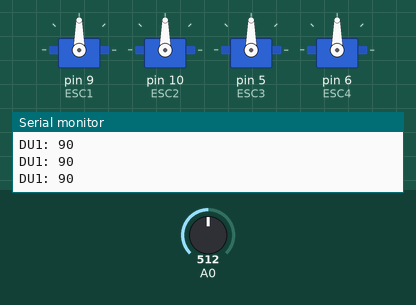
Simulated run of this sketch. Board: Arduino Uno, built with avr-gcc and run on an emulated ATmega328P. Shown: 4 × servo, the last lines printed to the serial monitor. The inputs (shaded band) are chosen by the test bench; at power-on: A0 = 512.

Above: at 1.2 s.
1.3 s: A0 set to 60
At 2.5 s:
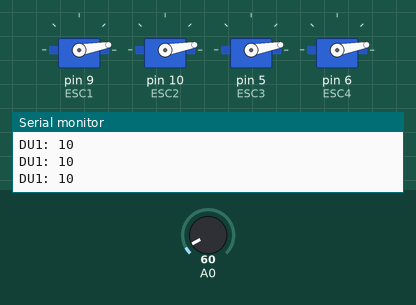
2.8 s: A0 set to 50
At 4.0 s:
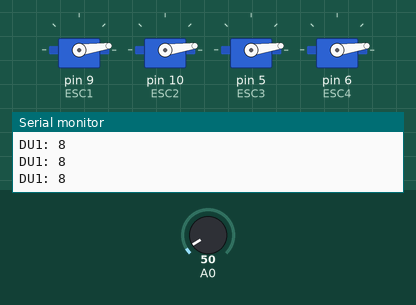
4.3 s: A0 set to 122
At 5.1 s:
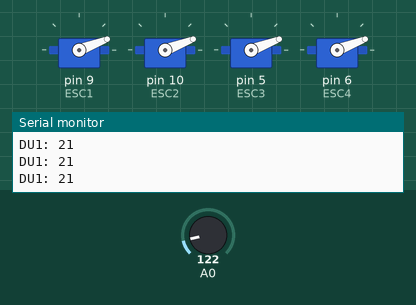
5.8 s: A0 set to 306
At 6.1 s:
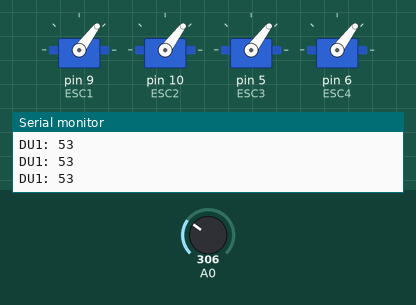
7.3 s: A0 set to 558
At 8.7 s:
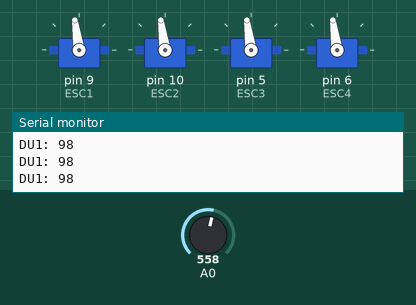
10.3 s: A0 set to 581
At 10.9 s:
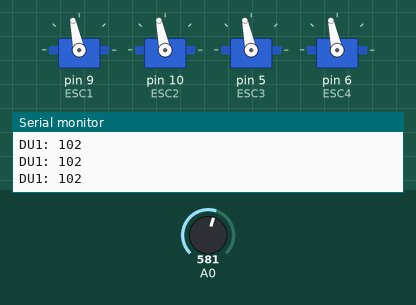
Timing chart, 0 to 12.8 s (numbered marks = the images above; inputs shaded):
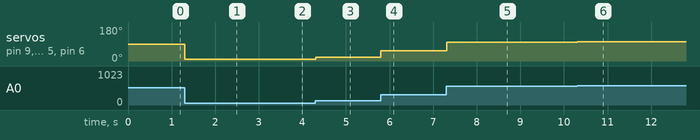

Measured:
- after the input at 1.3 s, servo on pin 9 (ESC1), servo on pin 10 (ESC2), servo on pin 5 (ESC3), servo on pin 6 (ESC4): 90° → 10° at once
- after the input at 2.8 s, servo on pin 9 (ESC1), servo on pin 10 (ESC2), servo on pin 5 (ESC3), servo on pin 6 (ESC4): 10° → 8° at once
- after the input at 4.3 s, servo on pin 9 (ESC1), servo on pin 10 (ESC2), servo on pin 5 (ESC3), servo on pin 6 (ESC4): 8° → 21° at once
- after the input at 5.8 s, servo on pin 9 (ESC1), servo on pin 10 (ESC2), servo on pin 5 (ESC3), servo on pin 6 (ESC4): 21° → 53° at once
- after the input at 7.3 s, servo on pin 9 (ESC1), servo on pin 10 (ESC2), servo on pin 5 (ESC3), servo on pin 6 (ESC4): 53° → 98° at once
- after the input at 10.3 s, servo on pin 9 (ESC1), servo on pin 10 (ESC2), servo on pin 5 (ESC3), servo on pin 6 (ESC4): 98° → 102° at once

The sketch:

test1.ino
```cpp
#include <Servo.h>

Servo ESC1;     // create servo object to control the ESC
Servo ESC2;
Servo ESC3;
Servo ESC4;

int potValue1;  // value from the analog pin
float potValue2;
//int potValue2;
void setup() {
  Serial.begin(9600);
  // Attach the ESC on pin 9
  ESC1.attach(9,1000,2000);
  ESC2.attach(10,1000,2000);//**
  ESC3.attach(5,1000,2000);//**
  ESC4.attach(6,1000,2000);
  //ESC2.attach(10,1000,2000);// (pin, min pulse width, max pulse width in microseconds)
}
void loop() {
  potValue1 = analogRead(A0);

  //potValue2 = analogRead(A1); // reads the value of the potentiometer (value between 0 and 1023)
  potValue1 = map(potValue1, 0, 1023, 0, 180);
  //potValue2 = map(potValue2, 0, 1023, 0, 180);// scale it to use it with the servo library (value between 0 and 180)
  float potValue2 = potValue1*0.7 ;
  ESC1.write(potValue1);
  ESC2.write(potValue1);
  ESC3.write(potValue1);
  ESC4.write(potValue1);
  //ESC2.write(potValue1); // Send the signal to the ESC
  Serial.print("DU1: ");
  Serial.println(potValue1);
  //Serial.print("DU2: ");
  //Serial.println(potValue1);
}
```
